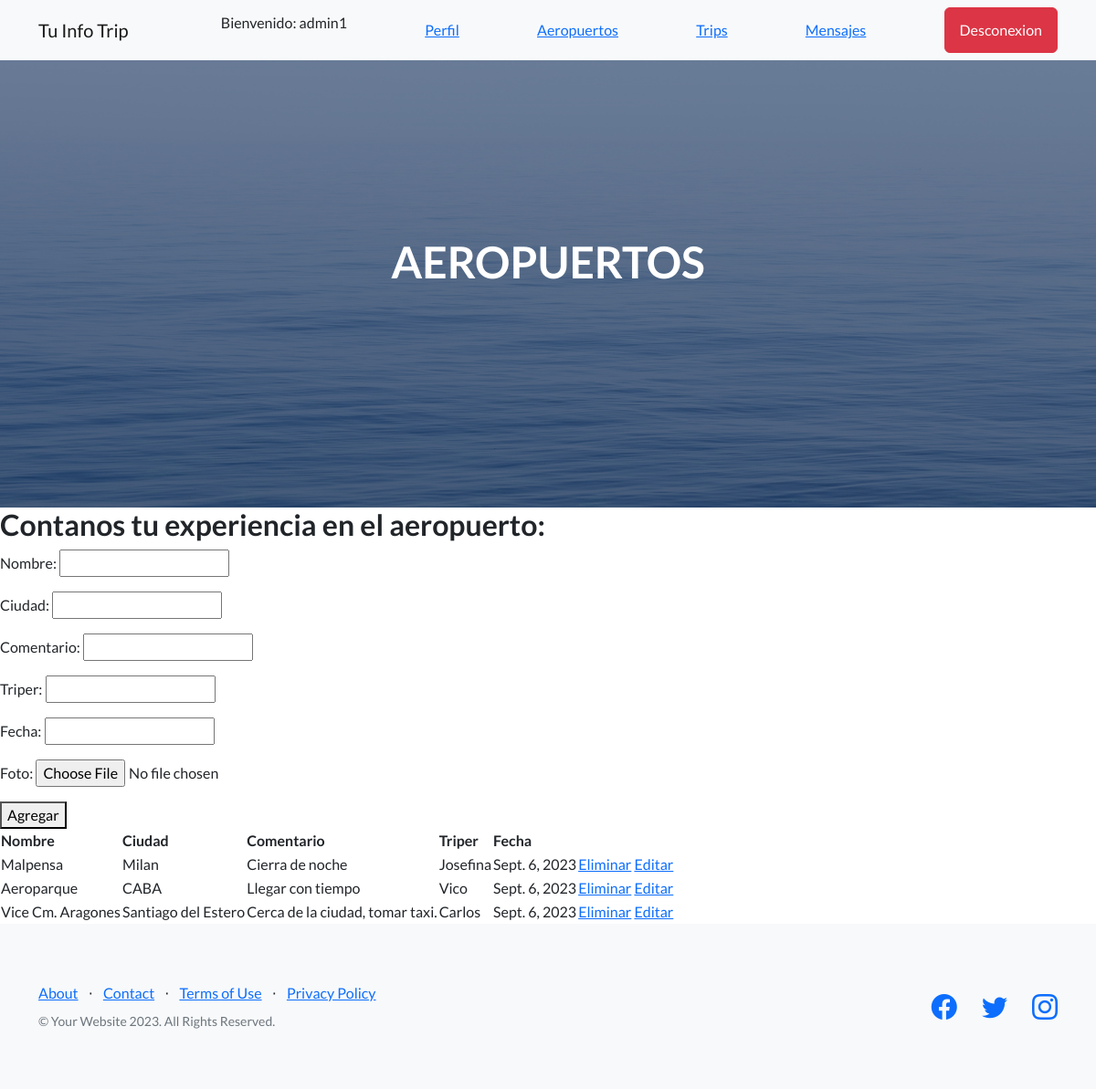
The app's page /AppBlog/aeropuertos/ (signed in), older data.
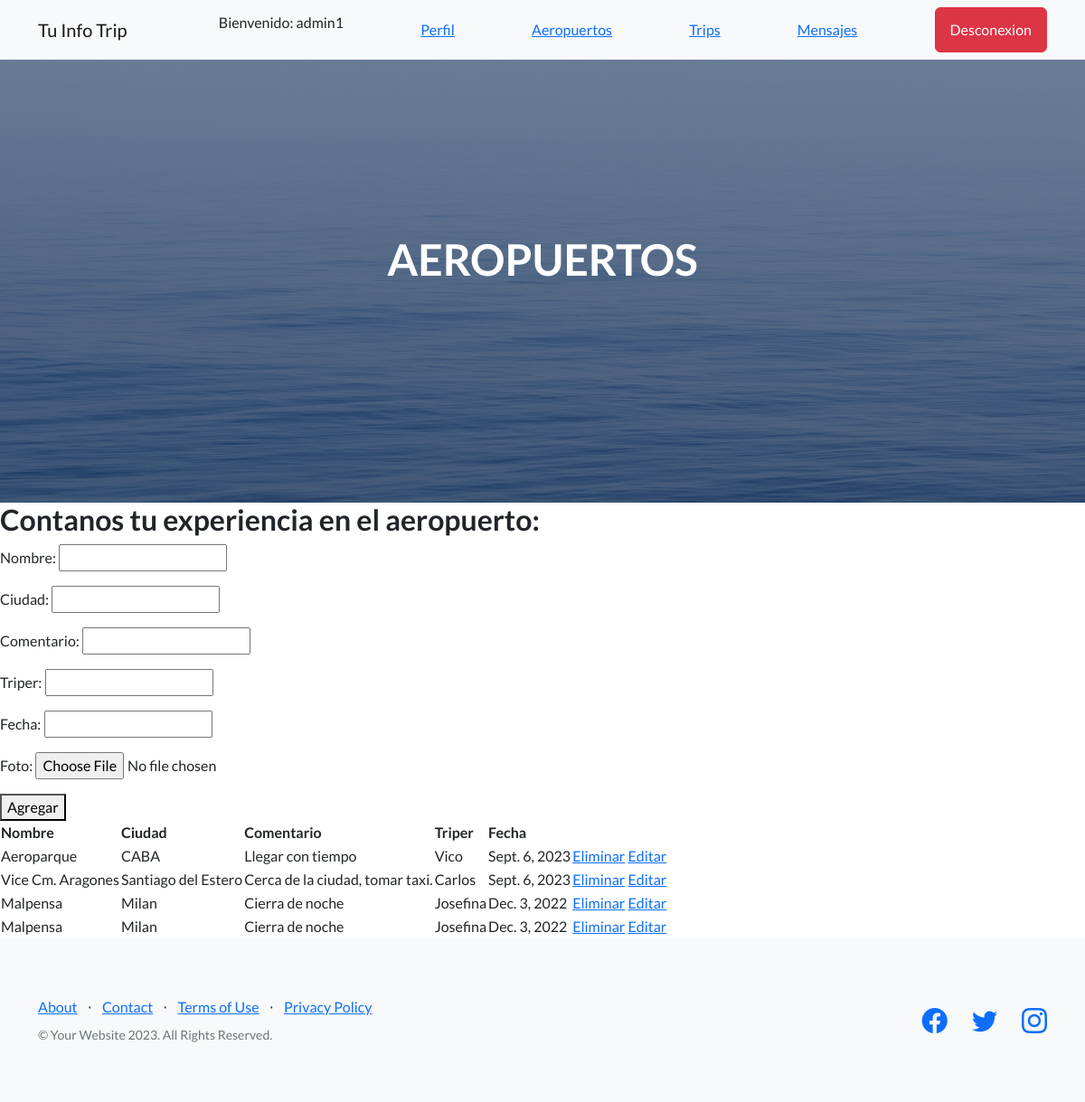
The same page, newer data.
### AppBlog/models.py (models this page shows, shortened)
class Aeropuerto(models.Model):
    nombre=models.CharField(max_length=50)
    ciudad=models.CharField(max_length=50)
    comentario=models.CharField(max_length=50)
    triper=models.CharField(max_length=50, null=True)
    fecha=models.DateField(default=date.today)
    foto= models.ImageField(upload_to='media/', blank=True, null=True)

### AppBlog/views.py (the view)
# urls.py: path('aeropuertos/', aeropuertos, name="aeropuertos"),
@login_required
def aeropuertos(request):
    if request.method=="POST":
        form=AeropuertoForm(request.POST)
        if form.is_valid():
            info=form.cleaned_data
            nombre=info["nombre"]
            ciudad=info["ciudad"]
            comentario=info["comentario"]
            triper=info["triper"]
            fecha=info["fecha"]
            foto=fot0[foto]
            aeropuerto=Aeropuerto(nombre=nombre, ciudad=ciudad, comentario=comentario, triper=triper, fecha=fecha, foto=foto)
            aeropuerto.save()
            mensaje="Agregaste un aeropuerto"
        else:
            mensaje="Datos invalidos"
        aeropuertos=Aeropuerto.objects.all()
        formulario_aeropuerto=AeropuertoForm()
        return render(request,"AppBlog/aeropuertos.html", {"mensaje":mensaje, "formulario":formulario_aeropuerto,"aeropuertos":aeropuertos})
    else:
        formulario_aeropuerto=AeropuertoForm()
        aeropuertos=Aeropuerto.objects.all()
    return render(request,"AppBlog/aeropuertos.html", {"formulario":formulario_aeropuerto, "aeropuertos": aeropuertos})

### AppBlog/forms.py
class AeropuertoForm(forms.Form):
    nombre=forms.CharField(max_length=50)
    ciudad=forms.CharField(max_length=50)
    comentario=forms.CharField(max_length=50)
    triper=forms.CharField(max_length=50)
    fecha=forms.DateField()
    foto=forms.ImageField()

### AppBlog/templates/AppBlog/aeropuertos.html (shortened to what this page needs)
{% extends "Appblog/padre.html" %}
{% load static %}
{% block titulo %} AEROPUERTOS {% endblock %}
{% block contenido_que_cambia %}
<h2>Contanos tu experiencia en el aeropuerto:</h2>
<form action="{% url 'aeropuertos' %}" method="POST" enctype="multipart/form-data"> {% csrf_token %}
    {{ formulario.as_p }}
    <button type"submit">Agregar</button>
</form>
<table>
    <thead>
        <tr>
            <th>Nombre</th>
            <th>Ciudad</th>
            <th>Comentario</th>
            <th>Triper</th>
            <th>Fecha</th>
        </tr>
    </thead>
    <tbody>
        {% for aeropuerto in aeropuertos %}
        <tr>
            <td>
                {{ aeropuerto.nombre }}
            </td>
            <td>
                {{ aeropuerto.ciudad }}
            </td>
            <td>
                {{ aeropuerto.comentario}}
            </td>
            <td>
                {{ aeropuerto.triper }}
            </td>
            <td>
                {{ aeropuerto.fecha }}
            </td>
            <td>
                <a class="text-primary" href="{% url 'eliminarAeropuerto' aeropuerto.id %}"> Eliminar</a>
                <a class="text-primary" href="{% url 'editarAeropuerto' aeropuerto.id %}"> Editar</a>
            </td>
        </tr>
        {% endfor %}
    </tbody>
</table>
{% endblock %}

Row changes from the older to the newer data that the page shows:
removed Aeropuerto: nombre "Malpensa", ciudad "Milan", comentario "Cierra de noche", triper "Josefina", fecha "Sept. 6, 2023"
added Aeropuerto: nombre "Malpensa", ciudad "Milan", comentario "Cierra de noche", triper "Josefina", fecha "Dec. 3, 2022"
added Aeropuerto: nombre "Malpensa", ciudad "Milan", comentario "Cierra de noche", triper "Josefina", fecha "Dec. 3, 2022"
